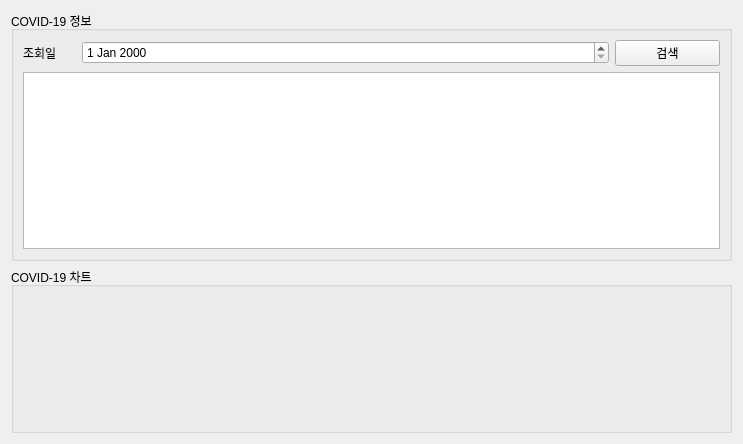
<?xml version="1.0" encoding="UTF-8"?>
<ui version="4.0">
 <class>Form</class>
 <widget class="QWidget" name="Form">
  <property name="geometry">
   <rect>
    <x>0</x>
    <y>0</y>
    <width>743</width>
    <height>444</height>
   </rect>
  </property>
  <property name="windowTitle">
   <string>Form</string>
  </property>
  <layout class="QVBoxLayout" name="verticalLayout_2" stretch="3,2">
   <item>
    <widget class="QGroupBox" name="groupBox">
     <property name="title">
      <string>COVID-19 정보</string>
     </property>
     <layout class="QVBoxLayout" name="verticalLayout">
      <item>
       <layout class="QHBoxLayout" name="horizontalLayout" stretch="1,10,2">
        <item>
         <widget class="QLabel" name="label">
          <property name="text">
           <string>조회일</string>
          </property>
         </widget>
        </item>
        <item>
         <widget class="QDateEdit" name="dt"/>
        </item>
        <item>
         <widget class="QPushButton" name="btn">
          <property name="text">
           <string>검색</string>
          </property>
         </widget>
        </item>
       </layout>
      </item>
      <item>
       <widget class="QTableWidget" name="table"/>
      </item>
     </layout>
    </widget>
   </item>
   <item>
    <widget class="QGroupBox" name="groupBox_2">
     <property name="title">
      <string>COVID-19 차트</string>
     </property>
    </widget>
   </item>
  </layout>
 </widget>
 <resources/>
 <connections/>
</ui>
